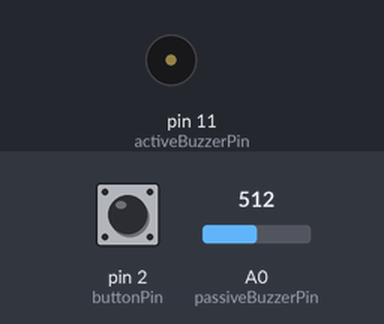
A sketch run on a simulated Arduino Uno, built with avr-gcc and run on an emulated ATmega328P. Parts: buzzer (waves = sounding). The inputs (shaded band) are chosen by the test bench; at power-on: pin 2 (buttonPin) HIGH, A0 (passiveBuzzerPin) = 512. What the sketch prints to the serial monitor is not drawn.

Above: at 0.1 s.
At 39.06 s:
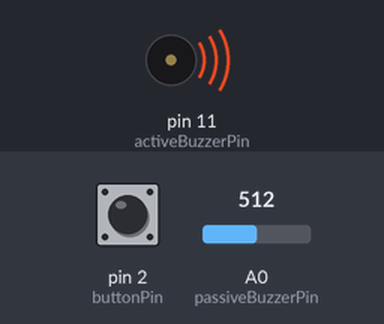
Timing chart, 0 to 40.0 s (numbered marks = the images above):
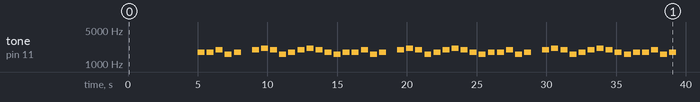

The sketch:

knock_detector.ino
```cpp
 #include "pitches.h"

int melody[] = {
  NOTE_A6, NOTE_A6,NOTE_B6, NOTE_G6, NOTE_A6,0, NOTE_B6, NOTE_C7, NOTE_B6, NOTE_G6, NOTE_A6, NOTE_B6, NOTE_C7, NOTE_B6, NOTE_A6, NOTE_G6, NOTE_A6};

int noteDurations[] = {
  2,2,2,2,2,2,2,2,2,2,2,2,2,2,2,2 };

const int passiveBuzzerPin = A0;
const int activeBuzzerPin = 11;
const int threshold = 1;
const int buzzerDelay = 5000;
const int buttonPin = 2;

int knockValue = 0;
unsigned int previousKnockState = 0;
unsigned int msCounter = 0;
int buttonState = 0;
int thisNote = 0;
char phase = 'b'; // b = before, a = after

void setup() {
  pinMode(passiveBuzzerPin, INPUT);
  pinMode(activeBuzzerPin, OUTPUT);
  pinMode(buttonPin, INPUT_PULLUP);
  Serial.begin(9600);
}

void loop() {
  knockValue = analogRead(passiveBuzzerPin);
  buttonState = digitalRead(buttonPin);
  if (phase == 'b' && knockValue >= threshold) {
    previousKnockState = millis();
    Serial.println("Knock!");
    phase = 'a';
  }
  if (phase == 'a') {
     msCounter = millis() - previousKnockState;
     if ( msCounter > buzzerDelay) {
       int noteDuration = 1000/noteDurations[thisNote];
       tone(activeBuzzerPin, melody[thisNote],noteDuration);
       int pauseBetweenNotes = noteDuration * 1.30;
       delay(pauseBetweenNotes);
       noTone(activeBuzzerPin);
       thisNote = thisNote + 1;
       if (thisNote == 16) {
         thisNote = 0;
       }
       if (buttonState == 0) {
         noTone(activeBuzzerPin);
         thisNote = 0;
         phase = 'b';
       }
    }
  }
  //Serial.println(buttonState);
}
```

pitches.h
```cpp
#define NOTE_B0  31
#define NOTE_C1  33
#define NOTE_CS1 35
#define NOTE_D1  37
#define NOTE_DS1 39
#define NOTE_E1  41
#define NOTE_F1  44
#define NOTE_FS1 46
#define NOTE_G1  49
#define NOTE_GS1 52
#define NOTE_A1  55
#define NOTE_AS1 58
#define NOTE_B1  62
#define NOTE_C2  65
#define NOTE_CS2 69
#define NOTE_D2  73
#define NOTE_DS2 78
#define NOTE_E2  82
#define NOTE_F2  87
#define NOTE_FS2 93
#define NOTE_G2  98
#define NOTE_GS2 104
#define NOTE_A2  110
#define NOTE_AS2 117
#define NOTE_B2  123
#define NOTE_C3  131
#define NOTE_CS3 139
#define NOTE_D3  147
#define NOTE_DS3 156
#define NOTE_E3  165
#define NOTE_F3  175
#define NOTE_FS3 185
#define NOTE_G3  196
#define NOTE_GS3 208
#define NOTE_A3  220
#define NOTE_AS3 233
#define NOTE_B3  247
#define NOTE_C4  262
#define NOTE_CS4 277
#define NOTE_D4  294
#define NOTE_DS4 311
#define NOTE_E4  330
#define NOTE_F4  349
#define NOTE_FS4 370
#define NOTE_G4  392
#define NOTE_GS4 415
#define NOTE_A4  440
#define NOTE_AS4 466
#define NOTE_B4  494
#define NOTE_C5  523
#define NOTE_CS5 554
#define NOTE_D5  587
#define NOTE_DS5 622
#define NOTE_E5  659
#define NOTE_F5  698
#define NOTE_FS5 740
#define NOTE_G5  784
#define NOTE_GS5 831
#define NOTE_A5  880
#define NOTE_AS5 932
#define NOTE_B5  988
#define NOTE_C6  1047
#define NOTE_CS6 1109
#define NOTE_D6  1175
#define NOTE_DS6 1245
#define NOTE_E6  1319
#define NOTE_F6  1397
#define NOTE_FS6 1480
#define NOTE_G6  1568
#define NOTE_GS6 1661
#define NOTE_A6  1760
#define NOTE_AS6 1865
#define NOTE_B6  1976
#define NOTE_C7  2093
#define NOTE_CS7 2217
#define NOTE_D7  2349
#define NOTE_DS7 2489
#define NOTE_E7  2637
#define NOTE_F7  2794
#define NOTE_FS7 2960
#define NOTE_G7  3136
#define NOTE_GS7 3322
#define NOTE_A7  3520
#define NOTE_AS7 3729
#define NOTE_B7  3951
#define NOTE_C8  4186
#define NOTE_CS8 4435
#define NOTE_D8  4699
#define NOTE_DS8 4978
```

Measured:
- by itself, tone on pin 11 (activeBuzzerPin): plays 1760 Hz for 0.50 s, 1760 Hz for 0.50 s, 1976 Hz for 0.50 s, 1568 Hz for 0.50 s, 1760 Hz for 0.50 s, 1976 Hz for 0.50 s … (50 notes in this stretch)
